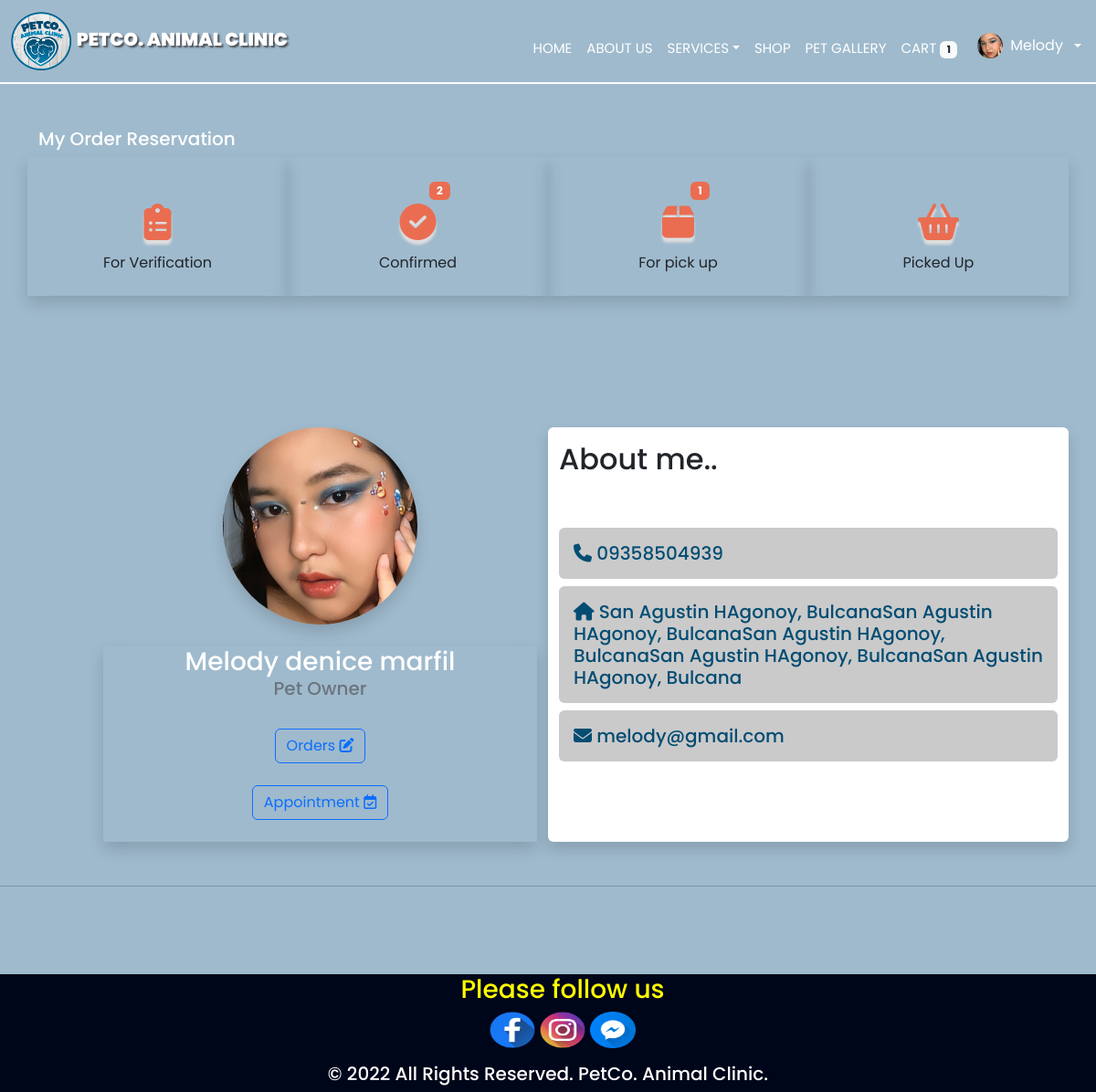
The app's page /userprofile.php (signed in) with its own data.
### tables this page shows
CREATE TABLE `usertable` (
  `id` int(11) NOT NULL,
  `first_name` varchar(255) NOT NULL,
  `middle_name` varchar(255) NOT NULL,
  `last_name` varchar(255) NOT NULL,
  `suffix` varchar(10) NOT NULL,
  `position` varchar(255) NOT NULL,
  `address` varchar(255) NOT NULL,
  `email` varchar(255) NOT NULL,
  `password` varchar(255) NOT NULL,
  `code` mediumint(50) NOT NULL,
  `status` text NOT NULL,
  `contact` varchar(100) NOT NULL,
  `image_dir` varchar(255) NOT NULL,
  `image_filename` varchar(255) NOT NULL,
  `user_level` varchar(255) NOT NULL
);

### userprofile.php (the view, shortened to what this page needs)
<?php require_once "controllerUserData.php";
     require('php/connection.php');
      $user_id = $_SESSION['user_id'];
?>
<?php
                    $select_user = mysqli_query($con, "SELECT * FROM usertable WHERE id = '$user_id'");
                    if(mysqli_num_rows($select_user) > 0){
                    $fetch_user = mysqli_fetch_assoc($select_user);
                    };
                ?>
<!DOCTYPE html>
<html lang="en">
<head>
    <link href="https://cdn.jsdelivr.net/npm/bootstrap@5.2.0-beta1/dist/css/bootstrap.min.css" rel="stylesheet"
>
    <link rel="stylesheet" type="text/css" href="css/styles.css">
</head>
<body>
    <nav class="navbar navbar-expand-lg ">
        <div class="container-fluid ">
            <a class="navbar-brand" href="#">
                <img src="asset/logopet.png" alt="Logo" style="width:22%; height:8vh" />
                <span style="text-shadow: 2px 2px 2px  rgba(49, 44, 44, 0.767);" class="text-white"><b>PETCO. ANIMAL
                        CLINIC</b></span>
            </a>
        </div>
        <div class="collapse navbar-collapse me-3" id="navbarScroll">
            <ul class="navbar-nav me-auto my-0 my-lg-0 " style="--bs-scroll-height: 100px;">
                <div class="text-nowrap">
                    <li class="nav-item">
                        <a class="nav-link  text-white mt-3" aria-current="page" href="home.php">HOME</a>
                    </li>
                </div>
                <div class="text-nowrap">
                    <li class="nav-item">
                        <a class="nav-link text-white mt-3" href="#about">ABOUT US</a>
                    </li>
                </div>
                <div class="text-nowrap">
                    <li class="nav-item">
                        <div class="dropdown">
                            <a class="nav-link text-white dropdown-toggle mt-3" href="#" id="dropdownMenuLink"
                                data-bs-toggle="dropdown" aria-expanded="false">SERVICES</a>
                        </div>
                    </li>
                </div>
                <div class="text-nowrap">
                    <li class="nav-item">
                        <a class="nav-link text-white mt-3 " href="product.php">SHOP</a>
                    </li>
                </div>
                <?php
                    $select_rows = mysqli_query($con,"SELECT * FROM `cart` WHERE Cart_user_id = '$user_id'") or die ('query failed');
                    $row_count = mysqli_num_rows($select_rows);
                  ?>
                <div class="text-nowrap">
                    <li class="nav-item mt-3">
                        <a class="nav-link text-white" href="#imagesec">PET GALLERY</a>
                    </li>
                </div>
                <div class="text-nowrap">
                    <li class="nav-item">
                        <a class="nav-link text-white mt-3 " href="cart.php">CART<span
                                class="badge badge-light mx-1 bg-light text-dark"><?php echo $row_count ?></span></a>
                    </li>
                </div>
                        <?php
                            $select_user = mysqli_query($con, "SELECT * FROM usertable WHERE id = '$user_id'");
                            if(mysqli_num_rows($select_user) > 0){
                            $fetch_user = mysqli_fetch_assoc($select_user);
                            };
                        ?>
                <div class="dropdown mb-2 mt-sm-auto ms-auto ms-sm-0 flex-shrink-1 ">
                    <a href="#" class="d-flex align-items-center text-white text-decoration-none dropdown-toggle"
                        id="dropdownUser1" data-bs-toggle="dropdown" aria-expanded="false">
                        <img src="asset/profiles/<?php echo $fetch_user['image_filename']?>" alt="user"
                            style=" margin-left: 10px" width="28" height="28" class="rounded-circle">
                        <span class="d-none d-sm-inline mx-2"><?php echo $fetch_user['first_name']?></span>
                    </a>
                </div>
            </ul>
        </div>
    </nav>
    <div class="container mt-5 mb-5">
        <h5 class="text-white">My Order Reservation</h5>
        <div class="row justify-content-center">
            <div class="col-3 shadow p-4">
                <center>
                    <h1 class="icons"><i class="fa-solid fa-clipboard-list"></i></h1>
                    For Verification
                </center>
            </div>
            <div class="col-3 shadow p-4">
                <center>
                    <?php
                    $select_rows = mysqli_query($con,"SELECT * FROM `order` WHERE order_user_id= '$user_id' and order_status= 'confirmed' ") or die ('query failed');
                    $row_count = mysqli_num_rows($select_rows);
                  ?>
                    <?php if($row_count>0){ ?><span class="badge badge-light bg-button text-white no"><?php echo $row_count ?></span><?php }
                     else{ ?><span class=" text-white no"></span><?php } ?>
                    <h1 class="icons"><i class="fa-solid fa-circle-check"></i></h1>
                    Confirmed
                </center>
            </div>
            <div class="col-3 shadow p-4">
                <?php
                    $select_rows = mysqli_query($con,"SELECT * FROM `order` WHERE order_user_id= '$user_id' and order_status= 'pickup' ") or die ('query failed');
                    $row_count = mysqli_num_rows($select_rows);
                  ?>
                <center>
                <?php if($row_count>0){ ?><span class="badge badge-light bg-button text-white no"><?php echo $row_count ?></span><?php }
                     else{ ?><span class=" text-white no"></span><?php } ?>
                    <h1 class="icons"><i class="fa-solid fa-box"></i></h1>
                    For pick up
                </center>
            </div>
            <div class="col-3 shadow p-4">
                <center>
                    <h1 class="icons"><i class="fa-solid fa-basket-shopping"></i></h1>
                    Picked Up
                </center>
            </div>
        </div>
    </div>
    <br><br>
    <div class="container mt-5 mb-5">
        <div class="row mt-5">
            <div class="col-1">
            </div>
            <div class="col-5 ">
                <div class="col profilebg ">
                    <div class="row ">
                        <div class="row   ">
                            <center><img src="asset/profiles/<?php echo $fetch_user['image_filename']?>"
                                    class="rounded-circle shadow user-profile" alt="Logo"
                                    style="width:50%; height:27vh" /></center>
                        </div>
                        <div class="row mt-4 shadow">
                            <h3 class="text-white  text-center mb-0 name">
                                <?php echo $fetch_user['first_name']. " " .$fetch_user['middle_name'] . " " .$fetch_user['last_name']; ?>
                            </h3>
                            <h5 class="text-center text-secondary">Pet Owner</h5>
                            <center> <a href="user-view-order.php?id=<?php echo $fetch_user['id']?>">
                                    <span class="btn btn-outline-primary mx-2 mt-4">Orders <i
                                            class="fa-solid fa-pen-to-square"></i></span>
                                </a>
                            </center>
                            <center><a href="appointment-user.php?id=<?php echo $fetch_user['id']?>">
                                    <span class="btn btn-outline-primary mx-2 mt-4 mb-4"> Appointment <i
                                            class="fa-regular fa-calendar-check"></i></span>
                                </a>
                            </center>
                        </div>
                    </div>
                </div>
            </div>
            <div class="col-6 bg-white shadow rounded">
                <div class="row">
                    <div class="col-8">
                        <h2 class="mt-3">About me..</h2>
                    </div>
                </div>
                <h5 class="c-blue  mt-5 mb-0 bg-gray rounded p-3 aboutme">
                    <span><i class="fa-solid fa-phone"> </i> <?php echo $fetch_user['contact']?></span>
                </h5>
                <h5 class="c-blue  mt-2 mb-0 bg-gray rounded p-3 aboutme">
                    <span><i class="fa-solid fa-house"></i> <?php echo $fetch_user['address']?></span>
                </h5>
                <h5 class="c-blue  mt-2 mb-0 bg-gray rounded p-3 aboutme">
                    <span><i class="fa-solid fa-envelope"></i> <?php echo $fetch_user['email']?></span>
                </h5>
            </div>
        </div>
    </div>
    <hr>
    <footer class=" footer-banner mt-5" id="about">
        <div class="container text">
            <div class="row">
                <div class="col-12 text-center">
                    <ul class="follow">
                        <h3>Please follow us</h3>
                        <a href="https://www.facebook.com/"><img src="asset/facebook.png" width="50px"
                                height="40px"></a>
                        <a href="https://www.instagram.com//"><img src="asset/instagram.png" width="50px"
                                height="40px"></a>
                        <a href="https://www.messenger.com/"><img src="asset/messenger.png" width="50px"
                                height="40px"></a>
                    </ul>
                    <h5>© 2022 All Rights Reserved. PetCo. Animal Clinic.</h5>
                </div>
            </div>
        </div>
    </footer>
</body>
</html>

### css/styles.css (style rules this page uses)
* { font-family: 'Poppins', sans-serif; }
body { background: #9FBACD; }
.navbar { background: #9FBACD; border-bottom: 2px solid white; }
.navbar-brand { font-family: 'Gothic A1', sans-serif; font-size: 20px; font-weight: bold; }
.nav-item { font-family: 'Gothic A1', sans-serif; font-size: 15px; }
.nav-link { border-radius: 10px; }
.footer-banner { background-color: #2E313A; }
.bg-button { background:#EA6D52; }
.icons { color:#EA6D52; }
.no { margin-left: 3rem; }
.fa-circle-check, .fa-box, .fa-basket-shopping,.fa-clipboard-list { text-shadow: 0 5px 3px rgb(222, 222, 222); }
.c-blue { color: #034D73; }
.bg-gray { background: rgb(202, 202, 202); }
* { padding: 0; margin: 0; }
.text { color: white; }
.footer-banner { background-color: #00061a; }
.follow { font-size: 20px; color: yellow; }

### records on screen
usertable: image_filename (picture), first_name "Melody", middle_name "denice", last_name "marfil", contact "09358504939", address "San Agustin HAgonoy, BulcanaSan Agustin HAgonoy, BulcanaSan Agustin HAgonoy, BulcanaSan Agustin HAgonoy, BulcanaSan Agustin HAgonoy, Bulcana", email "melody@gmail.com"

### other values on screen
$row_count "1"
$row_count "2"
